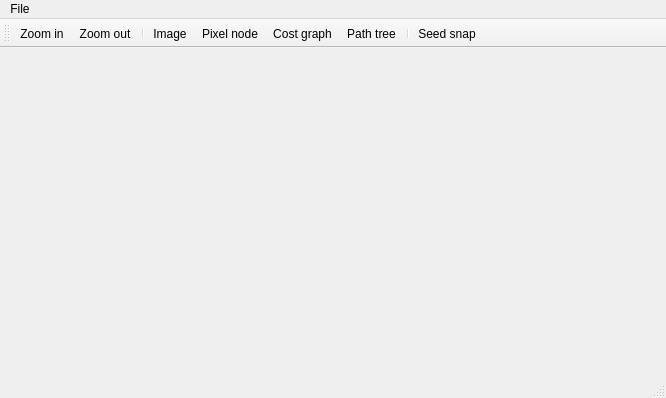
<?xml version="1.0" encoding="UTF-8"?>
<ui version="4.0">
 <class>MainWindow</class>
 <widget class="QMainWindow" name="MainWindow">
  <property name="geometry">
   <rect>
    <x>0</x>
    <y>0</y>
    <width>666</width>
    <height>398</height>
   </rect>
  </property>
  <property name="windowTitle">
   <string>MainWindow</string>
  </property>
  <widget class="QWidget" name="centralWidget">
   <layout class="QHBoxLayout" name="horizontalLayout_2">
    <item>
     <widget class="ImgDisp" name="label">
      <property name="sizePolicy">
       <sizepolicy hsizetype="Expanding" vsizetype="Expanding">
        <horstretch>0</horstretch>
        <verstretch>0</verstretch>
       </sizepolicy>
      </property>
      <property name="mouseTracking">
       <bool>true</bool>
      </property>
      <property name="text">
       <string/>
      </property>
      <property name="alignment">
       <set>Qt::AlignLeading|Qt::AlignLeft|Qt::AlignTop</set>
      </property>
     </widget>
    </item>
   </layout>
  </widget>
  <widget class="QMenuBar" name="menuBar">
   <property name="geometry">
    <rect>
     <x>0</x>
     <y>0</y>
     <width>666</width>
     <height>23</height>
    </rect>
   </property>
   <widget class="QMenu" name="menuFile">
    <property name="title">
     <string>File</string>
    </property>
    <addaction name="actionOpen"/>
    <addaction name="actionSave_with_contour"/>
    <addaction name="actionSave_mask"/>
    <addaction name="actionSave_with_alpha_channel"/>
   </widget>
   <addaction name="menuFile"/>
  </widget>
  <widget class="QToolBar" name="mainToolBar">
   <attribute name="toolBarArea">
    <enum>TopToolBarArea</enum>
   </attribute>
   <attribute name="toolBarBreak">
    <bool>false</bool>
   </attribute>
   <addaction name="actionZoom_in"/>
   <addaction name="actionZoom_out"/>
   <addaction name="separator"/>
   <addaction name="actionImage"/>
   <addaction name="actionPixel_node"/>
   <addaction name="actionCost_graph"/>
   <addaction name="actionPath_tree"/>
   <addaction name="separator"/>
   <addaction name="actionSeed_snap"/>
  </widget>
  <widget class="QStatusBar" name="statusBar"/>
  <action name="actionOpen">
   <property name="text">
    <string>Open</string>
   </property>
   <property name="shortcut">
    <string>Ctrl+O</string>
   </property>
  </action>
  <action name="actionZoom_in">
   <property name="text">
    <string>Zoom in</string>
   </property>
   <property name="toolTip">
    <string>zoom in</string>
   </property>
   <property name="shortcut">
    <string>Ctrl+=</string>
   </property>
  </action>
  <action name="actionZoom_out">
   <property name="text">
    <string>Zoom out</string>
   </property>
   <property name="toolTip">
    <string>zoom out</string>
   </property>
   <property name="shortcut">
    <string>Ctrl+-</string>
   </property>
  </action>
  <action name="actionPixel_node">
   <property name="text">
    <string>Pixel node</string>
   </property>
  </action>
  <action name="actionCost_graph">
   <property name="text">
    <string>Cost graph</string>
   </property>
  </action>
  <action name="actionPath_tree">
   <property name="text">
    <string>Path tree</string>
   </property>
  </action>
  <action name="actionSeed_snap">
   <property name="checkable">
    <bool>true</bool>
   </property>
   <property name="text">
    <string>Seed snap</string>
   </property>
   <property name="toolTip">
    <string>Seed snap</string>
   </property>
   <property name="iconVisibleInMenu">
    <bool>true</bool>
   </property>
  </action>
  <action name="actionSave_with_contour">
   <property name="text">
    <string>Save with contour</string>
   </property>
   <property name="shortcut">
    <string>Ctrl+S</string>
   </property>
  </action>
  <action name="actionSave_mask">
   <property name="text">
    <string>Save mask</string>
   </property>
   <property name="shortcut">
    <string>Ctrl+M</string>
   </property>
  </action>
  <action name="actionSave_with_alpha_channel">
   <property name="text">
    <string>Save with alpha channel</string>
   </property>
   <property name="shortcut">
    <string>Ctrl+A</string>
   </property>
  </action>
  <action name="actionImage">
   <property name="text">
    <string>Image</string>
   </property>
  </action>
 </widget>
 <layoutdefault spacing="6" margin="11"/>
 <customwidgets>
  <customwidget>
   <class>ImgDisp</class>
   <extends>QLabel</extends>
   <header>imgdisp.h</header>
  </customwidget>
 </customwidgets>
 <resources/>
 <connections/>
</ui>
